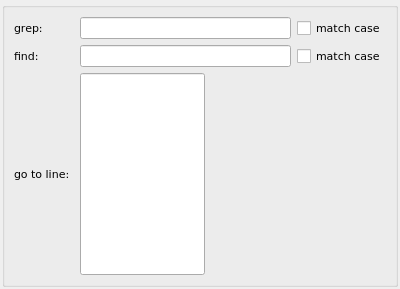
<?xml version="1.0" encoding="UTF-8"?>
<ui version="4.0">
 <class>MyTab</class>
 <widget class="QWidget" name="MyTab">
  <property name="geometry">
   <rect>
    <x>0</x>
    <y>0</y>
    <width>400</width>
    <height>289</height>
   </rect>
  </property>
  <property name="font">
   <font>
    <family>DejaVu Sans</family>
    <pointsize>8</pointsize>
   </font>
  </property>
  <property name="windowTitle">
   <string>Form</string>
  </property>
  <layout class="QVBoxLayout" name="verticalLayout">
   <property name="spacing">
    <number>2</number>
   </property>
   <property name="leftMargin">
    <number>2</number>
   </property>
   <property name="topMargin">
    <number>2</number>
   </property>
   <property name="rightMargin">
    <number>2</number>
   </property>
   <property name="bottomMargin">
    <number>2</number>
   </property>
   <item>
    <layout class="QHBoxLayout" name="horizontalLayout"/>
   </item>
   <item>
    <widget class="QGroupBox" name="groupBox_2">
     <property name="title">
      <string/>
     </property>
     <layout class="QVBoxLayout" name="verticalLayout_2">
      <item>
       <layout class="QHBoxLayout" name="horizontalLayout_2">
        <item>
         <widget class="QLabel" name="greplabel">
          <property name="sizePolicy">
           <sizepolicy hsizetype="Fixed" vsizetype="Preferred">
            <horstretch>0</horstretch>
            <verstretch>0</verstretch>
           </sizepolicy>
          </property>
          <property name="minimumSize">
           <size>
            <width>60</width>
            <height>0</height>
           </size>
          </property>
          <property name="text">
           <string>grep: </string>
          </property>
         </widget>
        </item>
        <item>
         <widget class="QLineEdit" name="grepInput"/>
        </item>
        <item>
         <widget class="QCheckBox" name="grepMatchCase">
          <property name="text">
           <string>match case</string>
          </property>
         </widget>
        </item>
       </layout>
      </item>
      <item>
       <layout class="QHBoxLayout" name="horizontalLayout_3">
        <item>
         <widget class="QLabel" name="findLabel">
          <property name="sizePolicy">
           <sizepolicy hsizetype="Fixed" vsizetype="Preferred">
            <horstretch>0</horstretch>
            <verstretch>0</verstretch>
           </sizepolicy>
          </property>
          <property name="minimumSize">
           <size>
            <width>60</width>
            <height>0</height>
           </size>
          </property>
          <property name="text">
           <string>find: </string>
          </property>
         </widget>
        </item>
        <item>
         <widget class="QLineEdit" name="findInput"/>
        </item>
        <item>
         <widget class="QCheckBox" name="findMatchCase">
          <property name="text">
           <string>match case</string>
          </property>
         </widget>
        </item>
       </layout>
      </item>
      <item>
       <layout class="QHBoxLayout" name="horizontalLayout_4">
        <item>
         <widget class="QLabel" name="gotoLabel">
          <property name="sizePolicy">
           <sizepolicy hsizetype="Fixed" vsizetype="Preferred">
            <horstretch>0</horstretch>
            <verstretch>0</verstretch>
           </sizepolicy>
          </property>
          <property name="minimumSize">
           <size>
            <width>60</width>
            <height>0</height>
           </size>
          </property>
          <property name="text">
           <string>go to line:</string>
          </property>
         </widget>
        </item>
        <item>
         <widget class="QLineEdit" name="gotoLineInput">
          <property name="sizePolicy">
           <sizepolicy hsizetype="Fixed" vsizetype="Preferred">
            <horstretch>0</horstretch>
            <verstretch>0</verstretch>
           </sizepolicy>
          </property>
          <property name="minimumSize">
           <size>
            <width>100</width>
            <height>0</height>
           </size>
          </property>
         </widget>
        </item>
        <item>
         <spacer name="horizontalSpacer">
          <property name="orientation">
           <enum>Qt::Horizontal</enum>
          </property>
          <property name="sizeHint" stdset="0">
           <size>
            <width>40</width>
            <height>20</height>
           </size>
          </property>
         </spacer>
        </item>
       </layout>
      </item>
     </layout>
    </widget>
   </item>
  </layout>
 </widget>
 <resources/>
 <connections/>
</ui>
